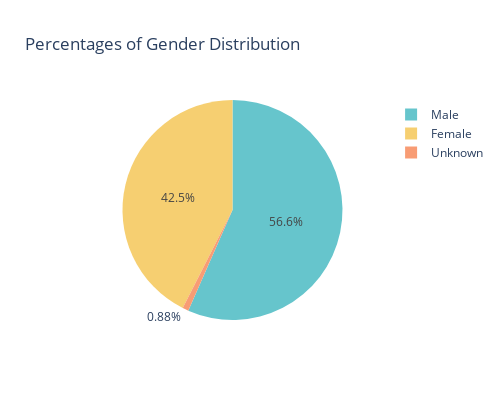

Notebook code for this chart:
### Code cell
# Creating a pie chart using Plotly for the modified gender distribution
fig = px.pie(
    names=gender_counts_percentage_rounded.index,
    values=gender_counts_percentage_rounded,
    title="Percentages of Gender Distribution",
    color_discrete_sequence=px.colors.qualitative.Pastel
)

# Adjusting the size of the chart
fig.update_layout(
    width=500,  # Set the width of the chart
    height=400  # Set the height of the chart
)
# Display the pie chart
fig.show()

### Figure 1 — Plotly figure (JSON) as saved in the notebook; plotly's stock layout.template omitted (floating-point values rounded to 4 significant figures)
{"data": [{"domain": {"x": [0, 1], "y": [0, 1]}, "hovertemplate": "label=%{label}<br>value=%{value}<extra></extra>", "labels": ["Male", "Female", "Unknown"], "legendgroup": "", "name": "", "showlegend": true, "type": "pie", "values": [56.59, 42.53, 0.88]}], "layout": {"height": 400, "legend": {"tracegroupgap": 0}, "piecolorway": ["rgb(102, 197, 204)", "rgb(246, 207, 113)", "rgb(248, 156, 116)", "rgb(220, 176, 242)", "rgb(135, 197, 95)", "rgb(158, 185, 243)", "rgb(254, 136, 177)", "rgb(201, 219, 116)", "rgb(139, 224, 164)", "rgb(180, 151, 231)", "rgb(179, 179, 179)"], "title": {"text": "Percentages of Gender Distribution"}, "width": 500}}
